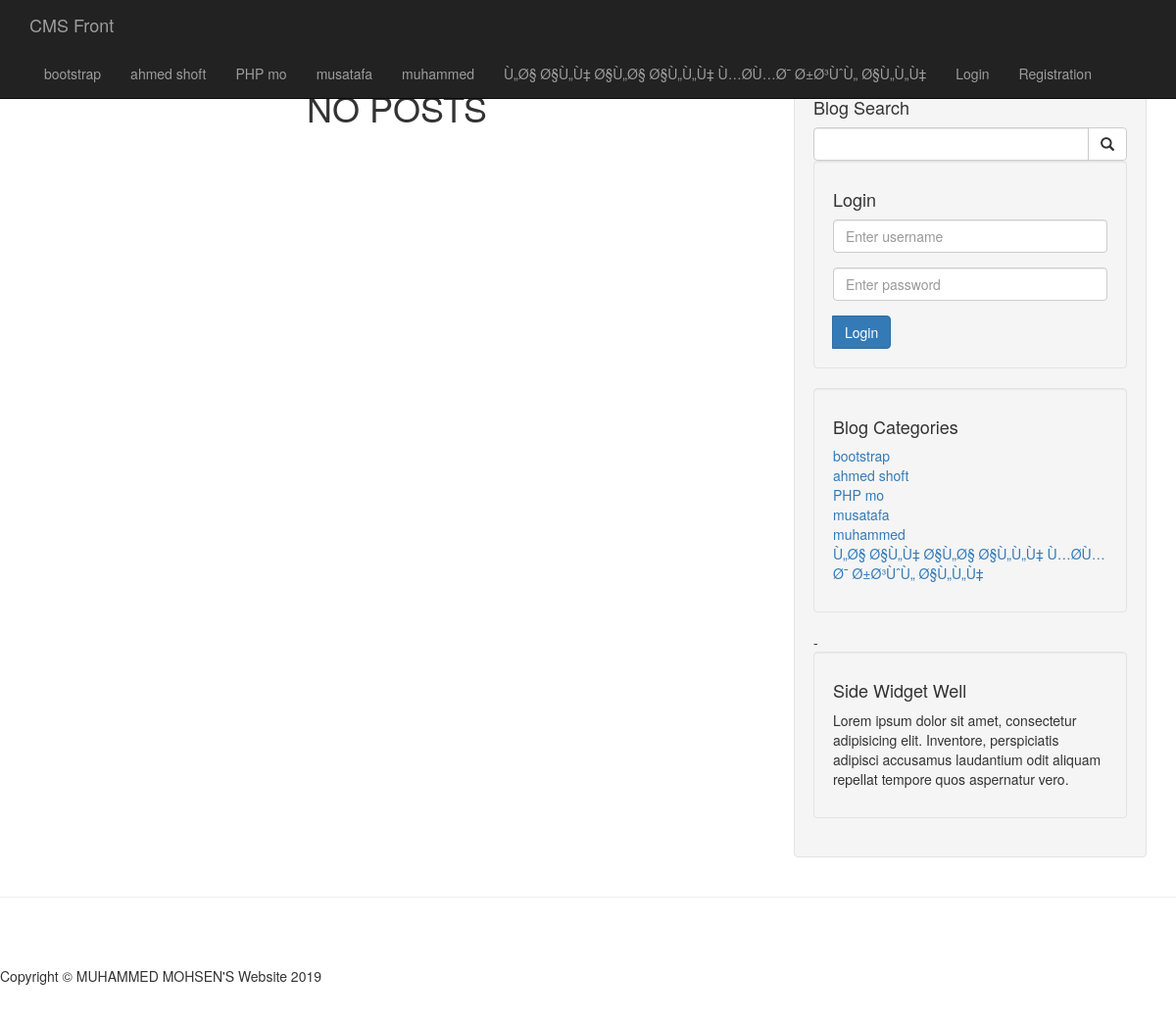
The page / on the database its author committed.
### tables this page shows
CREATE TABLE `categories` (
  `cat_id` int(5) NOT NULL,
  `cat_title` varchar(255) NOT NULL
);

### admin/function.php (called while the page is built, shortened)
<?php
function isLoggedIn()
{
    return false;
}
 ?>

### includes/slidebar.php (the view, shortened to what this page needs)
<div class="col-md-4">
              <div class="well">
                  <h4>Blog Search</h4>
              <form action="search.php" method ="post">
                         <div class="input-group">
                      <input name="search" type="text"  class="form-control">
                      <span class="input-group-btn">
                          <button  name = "submit" class="btn btn-default"  type="submit" >
                              <span class="glyphicon glyphicon-search"></span>
                      </button>
                      </span>
                  </div>
                  </form>
              <div class="well">
                  <?php if(isset($_SESSION['user_role'])): ?>
                  <h4>Loged in as <?php echo $_SESSION['user_name'] ?> </h4>
                  <a href="includes/logout.php" class="btn btn-primary">Logout</a>
                  <?php else:   ?>
      <h4>Login</h4>
              <form  method ="post">
                         <div class="form-group">
                      <input name="user_name" type="text"  class="form-control" placeholder="Enter username">
                  </div>
                     <div class="form-group">
                      <input name="password" type="password"  class="form-control" placeholder="Enter password">
                  </div>
                  <span class="input-group-btn" >
                      <button class="btn btn-primary" name="login" type="submit">
                          Login
                      </button>
                  </span>
             </form>
               </div>
                  <?php endif ?>
              <div class="well">
                 <?php
                  $query = "SELECT * FROM categories ";
                  $select_all_query = mysqli_query($connection , $query);
                  ?>
                  <h4>Blog Categories</h4>
                  <div class="row">
                      <div class="col-lg-12">
                          <ul class="list-unstyled">
                          <?php
                              while($row= mysqli_fetch_assoc($select_all_query))
                              {
                                  $cat_title=$row['cat_title'];
                                  $cat_id=$row['cat_id'];
                                  echo "<li><a href='category.php?category={$cat_id}'> {$cat_title} </a></li>";
                              }
                              ?>
                          </ul>
                      </div>
                  </div>
              </div>
             <?php include "includes/widget.php";?>

### includes/navigation.php (shortened to what this page needs)
   <?php include 'admin/function.php'?>
    <nav class="navbar navbar-inverse navbar-fixed-top" role="navigation">
    <div class="container">
        <div class="navbar-header">
            <a class="navbar-brand" href="/cms">CMS Front</a>
        </div>
        <div class="collapse navbar-collapse" id="bs-example-navbar-collapse-1">
            <ul class="nav navbar-nav">
           <?php
                $query = "SELECT * FROM categories ";
                $select_all_query = mysqli_query($connection , $query);
                            while($row= mysqli_fetch_assoc($select_all_query))
                            {
                                $cat_title=$row['cat_title'];
                                $cat_id=$row['cat_id'];
                               $category_class = '';
                    $registration_class = '';
                                echo "<li class='$category_class'><a href='/cms/category/{$cat_id}'> {$cat_title} </a></li>";
                            }
                            ?>
       <?php       if(isLoggedIn())
                {
          if(is_admin($_SESSION['user_role']))
          {
               ?>
                  <li>
                    <a href="/CMS/admin">Admin</a>
                </li>
              <?php } ?>
                 <li>
                    <a href="/CMS/includes/logout.php">Logout</a>
                </li>
        <?php   }
        else
        {
       ?>
              <li>
                    <a href="/CMS/login">Login</a>
                </li>
                <?php }?>
                   <li class="<?php echo $registration_class?>" >
                    <a href="/cms/registration">Registration</a>
                </li>
            </ul>
        </div>
    </div>
</nav>

### css/blog-home.css (style rules this page uses)
body { padding-top: 70px; }

### rows shown on the page
categories: cat_title "bootstrap"
categories: cat_title "ahmed shoft"
categories: cat_title "PHP mo"
categories: cat_title "musatafa"
categories: cat_title "muhammed"
categories: cat_title "Ù„Ø§ Ø§Ù„Ù‡ Ø§Ù„Ø§ Ø§Ù„Ù„Ù‡ Ù…Ø­Ù…Ø¯ Ø±Ø³ÙˆÙ„ Ø§Ù„Ù„Ù‡"
